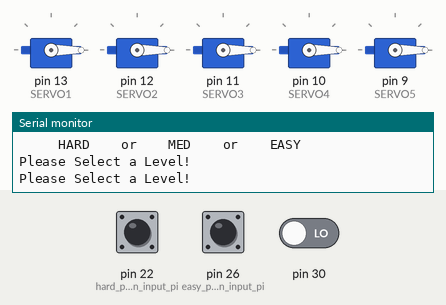
The sketch below on a simulated Arduino Mega 2560, built with avr-gcc and run on an emulated ATmega2560. On the bench: 5 × servo, the last lines printed to the serial monitor. Inputs (shaded band) come from the test bench; at power-on: pin 22 (hard_push_button_input_pi) LOW, pin 26 (easy_push_button_input_pi) LOW, pin 30 LOW. Random numbers use the default seed unless the sketch sets one.

Above: at 2.8 s.
2.9 s: pin 22 (hard_push_button_input_pi) pulled HIGH for 1.25 s
At 9.2 s:
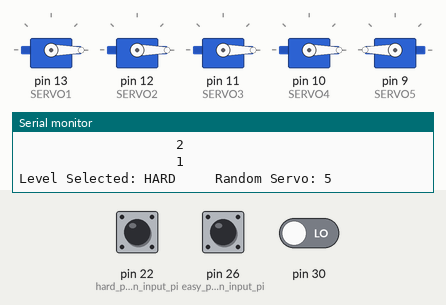
At 15.3 s:
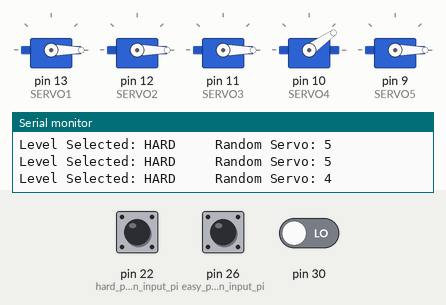
Timing chart, 0 to 17.7 s (numbered marks = the images above; inputs shaded):
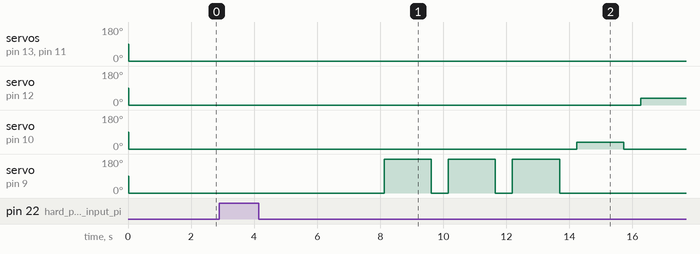

The sketch:

Servo_Rando_WLvL_Select_Actuators.ino
```cpp
// Randomly selects one of the six servos,runs it out and back, random selection
// holds enemey out for desired amount of time
// with random lvl select: EASY, MED, HARD pushbuttons
// with stepper motor 1/5 turn on reset

#include <Servo.h>
#include <CheapStepper.h>

Servo SERVO1;              //declaration of the servos to arduino
Servo SERVO2;
Servo SERVO3;
Servo SERVO4;
Servo SERVO5;

CheapStepper Stepper1 (4,5,6,7);    // Declares stepper motor name and int pins
                                    // in1 = 4;... int4 = 7;

int steppos = 0;                    // Variable for stepper postion
boolean clockwise ;                 // Declares direction variable
int stepcount = 1;                  // Variable used in stepper turing

int pos = 35;   //angular postion declarations
int pos135 = 180;
int originalpos = 0;

int RANDOMSERVO = 0;                //Random number generator
int randoSmax = 6;
int randoSmin= 1;

int HARD = LOW;                     //Level select variables
int MED = LOW;
int EASY = LOW;
int lvlselect = 0;
int timer = 0;
int reset = 1;
int rumble = 0;

int enemeyexposed = 0;               //Time enemy is exposed
int IN_BT = 1000;                    //Time in between enemies poping out

void setup() {
  pinMode(22,INPUT);                 // hard push button input pin
  pinMode(24,INPUT);                 // med push button input pin
  pinMode(26,INPUT);                 // easy push button input pin

  SERVO1.attach(13);                  // Arudino pins for servo signals
  SERVO2.attach(12);                  // PWM!!!
  SERVO3.attach(11);
  SERVO4.attach(10);
  SERVO5.attach(9);
  randomSeed(analogRead(15)); // Starts random number generator at a random value
                              // For Random servo
  Serial.begin(9600);
  Serial.println("You Must Select a Level By Pressing & Holding");
  Serial.println("     HARD    or    MED    or    EASY");
}

void loop() {
      SERVO1.write(originalpos);
      SERVO2.write(originalpos);
      SERVO3.write(originalpos);
      SERVO4.write(originalpos);
      SERVO5.write(originalpos);
  HARD = digitalRead(22); // Reads digital pins attached to push buttons
  MED = digitalRead(26);
  EASY = digitalRead(30);
  delay(20);
  delay(IN_BT);           // Time in between each enemy poping out

                 // determines which level was selected, parameters for each are assigned here
  if (EASY == HIGH && lvlselect == 0){
    lvlselect = 1;
    reset = 5;         // 15 second game clock
    enemeyexposed = 4500;
    IN_BT = 500;
    rumble = 1;
    }
    else if (MED == HIGH && lvlselect == 0) {
    lvlselect = 2;
    reset = 5;          // 10 second game clock
    enemeyexposed = 3000;
    IN_BT = 500;
    rumble = 1;
    }
    else if (HARD == HIGH && lvlselect == 0) {
    lvlselect = 3;
    reset = 5;           // 5 second game clock
    enemeyexposed = 1500;
    IN_BT = 500;
    rumble = 1;
    }
    else { lvlselect = lvlselect;}


  if (lvlselect > 0 && rumble == 1){
      Serial.println(" ");
      Serial.println("        GET READY TO RUMBLE IN:");
      Serial.println(" ");
      Serial.println("                    5 ");
      delay(800);
      Serial.println("                    4 ");
      delay(800);
      Serial.println("                    3 ");
      delay(800);
      Serial.println("                    2 ");
      delay(800);
      Serial.println("                    1 ");
      delay(800);
      rumble = 0;
    }
    else {lvlselect = lvlselect;}


  if (lvlselect > 0){
    Serial.print("Level Selected: ");
  }
    else{
    Serial.println("Please Select a Level!");
    }

                // sets up the timer for how long each of will last.
                // serial.prints can be removed and delay is necessary!
  if (lvlselect == 1 && timer < reset){
     RANDOMSERVO = random(randoSmin,randoSmax);  // picks a random integer between 1 - 6
     timer = timer +1;
     delay(15);
     Serial.print("EASY");
    }
    else if (lvlselect == 2 && timer < reset){
       RANDOMSERVO = random(randoSmin,randoSmax);  // picks a random integer between 1 - 6
       timer = timer +1;
       delay(15);
       Serial.print("MED");
    }
    else if (lvlselect == 3 && timer < reset){
       RANDOMSERVO = random(randoSmin,randoSmax);  // picks a random integer between 1 - 6
       timer = timer +1;
       delay(15);
       Serial.print("HARD");
    }
    else {
       timer = timer;
       }

  if (lvlselect > 0){
     Serial.print("     ");            // Prints random servo information.
     Serial.print("Random Servo: ");
     Serial.println(RANDOMSERVO);
  }

                // Triggers randomly selected servo to set in motion
  if (RANDOMSERVO == 1){
    SERVO1.write(pos135);
    delay(enemeyexposed);
    SERVO1.write(originalpos);
    }
    else if (RANDOMSERVO == 2){
      SERVO2.write(pos);
      delay(enemeyexposed);
      SERVO2.write(originalpos);
    }
    else if (RANDOMSERVO == 3){
      SERVO3.write(pos135);
      delay(enemeyexposed);
      SERVO3.write(originalpos);
    }
    else if (RANDOMSERVO == 4){
      SERVO4.write(pos);
      delay(enemeyexposed);
      SERVO4.write(originalpos);
    }
    else if (RANDOMSERVO == 5){
      SERVO5.write(pos135);
      delay(enemeyexposed);
      SERVO5.write(originalpos);
    }
    else {RANDOMSERVO = 0;}


  if (timer == reset) {   // resets prarameters for next button select.
      EASY = LOW;
      MED = LOW;
      HARD = LOW;
      lvlselect = 0;
      RANDOMSERVO = 0;
      IN_BT = 2000;
      timer = 0;
      reset = 1;
      rumble = 0;
      SERVO1.write(originalpos);
      SERVO2.write(originalpos);
      SERVO3.write(originalpos);
      SERVO4.write(originalpos);
      SERVO5.write(originalpos);

      stepcount = stepcount++;
        for (steppos = 820*(stepcount-1); steppos < stepcount*820; steppos++){
        Stepper1.step(clockwise);
          if(steppos == stepcount*820){
            steppos = stepcount*820 + 1;
          }
          if (stepcount == 5){
            stepcount = 0;
          }
         }

   }
      else {
      timer = timer;
      reset = reset;

      }

}
```

Measured:
- after the input at 2.9 s, servo on pin 12 (SERVO2): 0° → 35° after 13.4 s; servo on pin 10 (SERVO4): 0° → 35° after 11.3 s, → 0° 1.5 s later; servo on pin 9 (SERVO5): alternates 180° for 1.5 s and 0° for 0.54 s, 6 changes in all, then stays 0°, starting after 5.2 s
